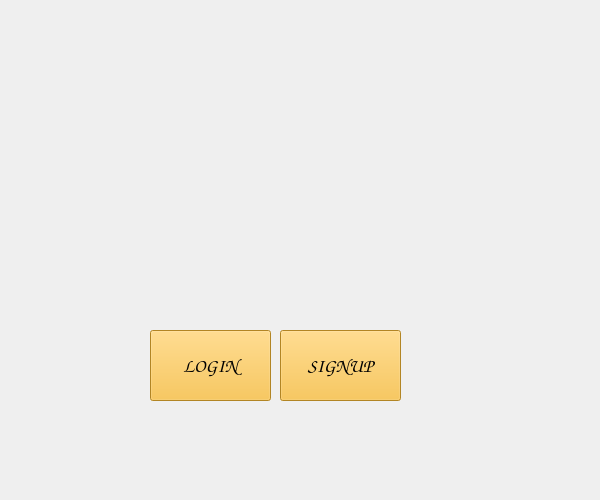
<?xml version="1.0" encoding="UTF-8"?>
<ui version="4.0">
 <class>MainWindow</class>
 <widget class="QMainWindow" name="MainWindow">
  <property name="geometry">
   <rect>
    <x>0</x>
    <y>0</y>
    <width>600</width>
    <height>500</height>
   </rect>
  </property>
  <property name="minimumSize">
   <size>
    <width>600</width>
    <height>500</height>
   </size>
  </property>
  <property name="maximumSize">
   <size>
    <width>600</width>
    <height>500</height>
   </size>
  </property>
  <property name="windowTitle">
   <string>MainWindow</string>
  </property>
  <widget class="QWidget" name="centralwidget">
   <layout class="QVBoxLayout" name="verticalLayout">
    <property name="spacing">
     <number>0</number>
    </property>
    <property name="leftMargin">
     <number>0</number>
    </property>
    <property name="topMargin">
     <number>0</number>
    </property>
    <property name="rightMargin">
     <number>0</number>
    </property>
    <property name="bottomMargin">
     <number>0</number>
    </property>
    <item>
     <widget class="QFrame" name="frame">
      <property name="minimumSize">
       <size>
        <width>600</width>
        <height>500</height>
       </size>
      </property>
      <property name="maximumSize">
       <size>
        <width>600</width>
        <height>500</height>
       </size>
      </property>
      <property name="sizeIncrement">
       <size>
        <width>600</width>
        <height>500</height>
       </size>
      </property>
      <property name="styleSheet">
       <string notr="true">
background-image: url(:/newPrefix/back2.png);</string>
      </property>
      <property name="frameShape">
       <enum>QFrame::NoFrame</enum>
      </property>
      <property name="frameShadow">
       <enum>QFrame::Raised</enum>
      </property>
      <widget class="QFrame" name="frame_2">
       <property name="geometry">
        <rect>
         <x>100</x>
         <y>100</y>
         <width>321</width>
         <height>341</height>
        </rect>
       </property>
       <property name="styleSheet">
        <string notr="true">background-image: url(:/newPrefix/C:/Users/MainUser/Desktop/tech_groupproject/school-management-system/sign/assets/back2.png);</string>
       </property>
       <property name="frameShape">
        <enum>QFrame::NoFrame</enum>
       </property>
       <property name="frameShadow">
        <enum>QFrame::Raised</enum>
       </property>
       <widget class="QPushButton" name="login_Button">
        <property name="geometry">
         <rect>
          <x>50</x>
          <y>230</y>
          <width>121</width>
          <height>71</height>
         </rect>
        </property>
        <property name="font">
         <font>
          <family>Comic Sans MS</family>
          <pointsize>14</pointsize>
          <weight>75</weight>
          <bold>true</bold>
         </font>
        </property>
        <property name="styleSheet">
         <string notr="true">background-color: rgb(249, 186, 50);</string>
        </property>
        <property name="text">
         <string>LOGIN</string>
        </property>
       </widget>
       <widget class="QPushButton" name="signup_Button">
        <property name="geometry">
         <rect>
          <x>180</x>
          <y>230</y>
          <width>121</width>
          <height>71</height>
         </rect>
        </property>
        <property name="font">
         <font>
          <family>Comic Sans MS</family>
          <pointsize>14</pointsize>
          <weight>75</weight>
          <bold>true</bold>
         </font>
        </property>
        <property name="styleSheet">
         <string notr="true">background-color: rgb(249, 186, 50);</string>
        </property>
        <property name="text">
         <string>SIGNUP</string>
        </property>
       </widget>
      </widget>
     </widget>
    </item>
   </layout>
  </widget>
 </widget>
 <resources>
  <include location="assets/b.qrc"/>
 </resources>
 <connections/>
</ui>
